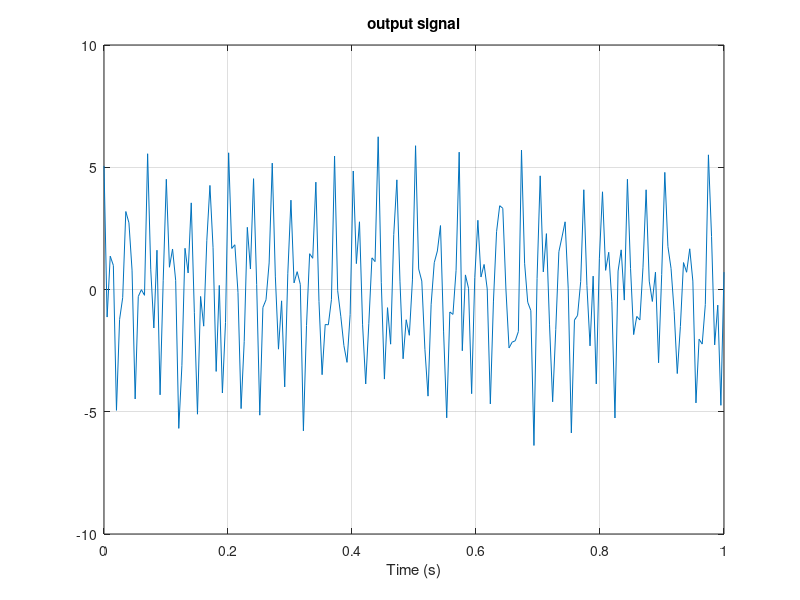
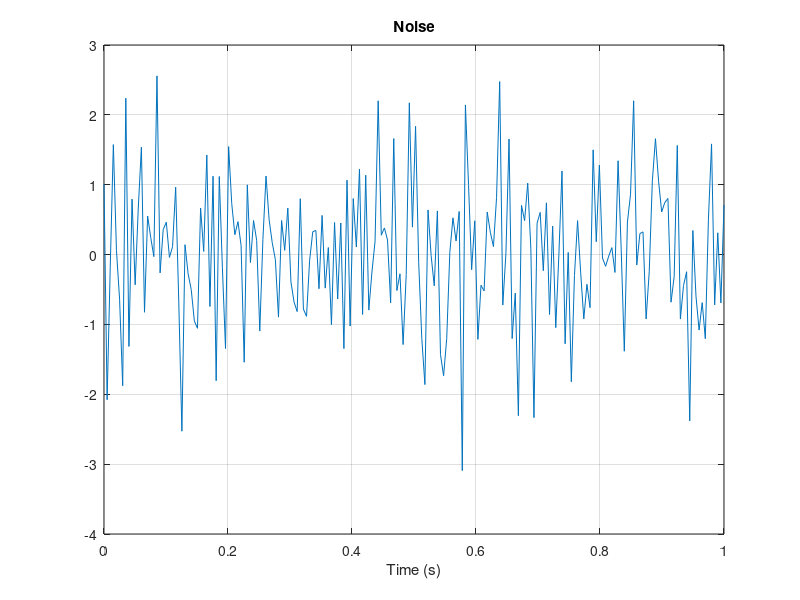
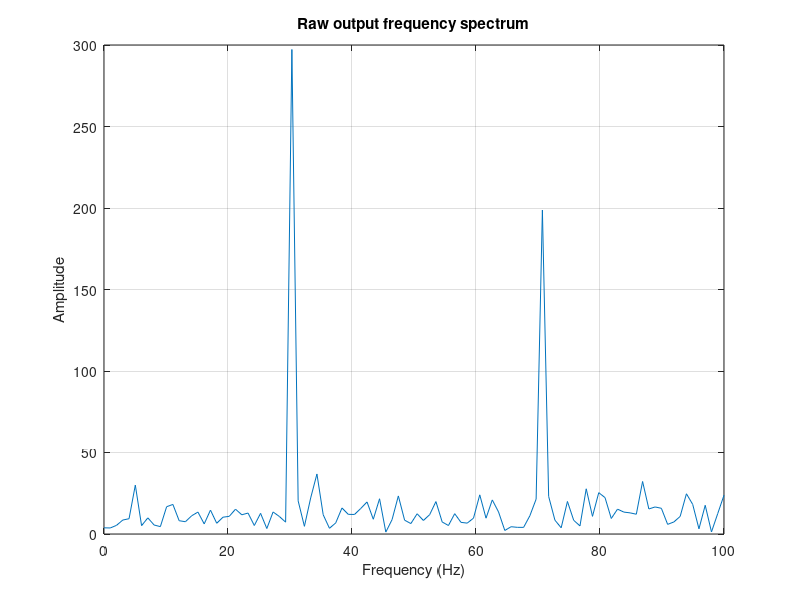
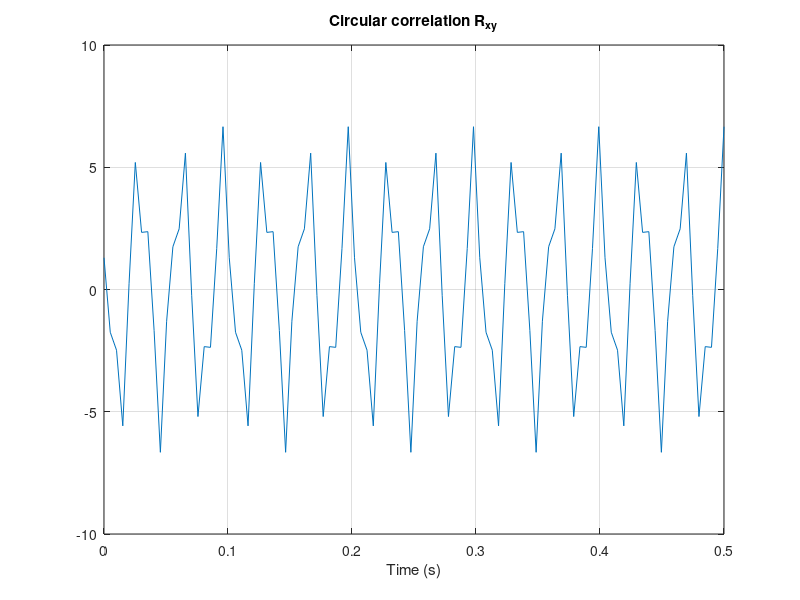

These figures' MATLAB source, in order:
%{
Homework7 question 3
Symbol:
    R : correlation
    S : density spectrum
    Rnn :   Auto-correlation, noise and noise
    Rss :   Auto-correlation, sine and sine
    Rxy :   Cross-correlation, input and output
    Rs1s2 : Cross-correlation, sine_freq1 and sine_freq2, two wave by
            differenct frequency.
%}
clc, clear, close all

% Define parameters
Fs = 200;   % sampling frequency
Ts = 1/Fs;
delta_t = Ts;
L = 200;
x_t = linspace(0, Ts*L, L);

% simulation signal, two sin conbine together
sin_freq1 = 30;
sin_Am1 = 3;
sin_freq2 = 70;
sin_Am2 = 2;
t_dot = 1:1:L;

noise_mu = 0;
noise_sigma = 1;
noise = normrnd(noise_mu, noise_sigma, [1, L]);
x = sin_Am1*sin(2*pi*sin_freq1*t_dot*Ts) + sin_Am2*sin(2*pi*sin_freq2*t_dot*Ts);
y = x + noise;
figure();
plot(x_t, y);
grid on;
xlabel("Time (s)");
title("output signal");

figure();
plot(x_t, noise);
grid on;
xlabel("Time (s)");
title("Noise");

fft_y = abs(fft(y));
x_freq_raw = linspace(0, Fs/2, L/2);
figure();
plot(x_freq_raw, fft_y(1, 1:L/2));
grid on;
xlabel("Frequency (Hz)");
ylabel("Amplitude");
title("Raw output frequency spectrum");

% Do circular correlation algorithm
N = int32(L/2);
R_xy = zeros([1, N]);
for i=1:N
    temp = 0;
    for j=1:N
        temp = temp + x(1,j+i)*y(1,j);
    end
    R_xy(1, i) = temp;
end
R_xy = R_xy/double(N);
S_xy = abs(fft(R_xy));

x_freq = linspace(0, Fs/2, double(N)/2);
x_time = linspace(0, Ts*double(N), double(N));
figure();
plot(x_time, R_xy);
grid on;
xlabel("Time (s)");
title("Circular correlation R_{xy}");

figure();
plot(x_freq, S_xy(1, 1:double(N)/2));
grid on;
xlabel("Frequency (Hz)");
ylabel("Amplitude");
title("Circular correlation density spectrum S_{xy}");


